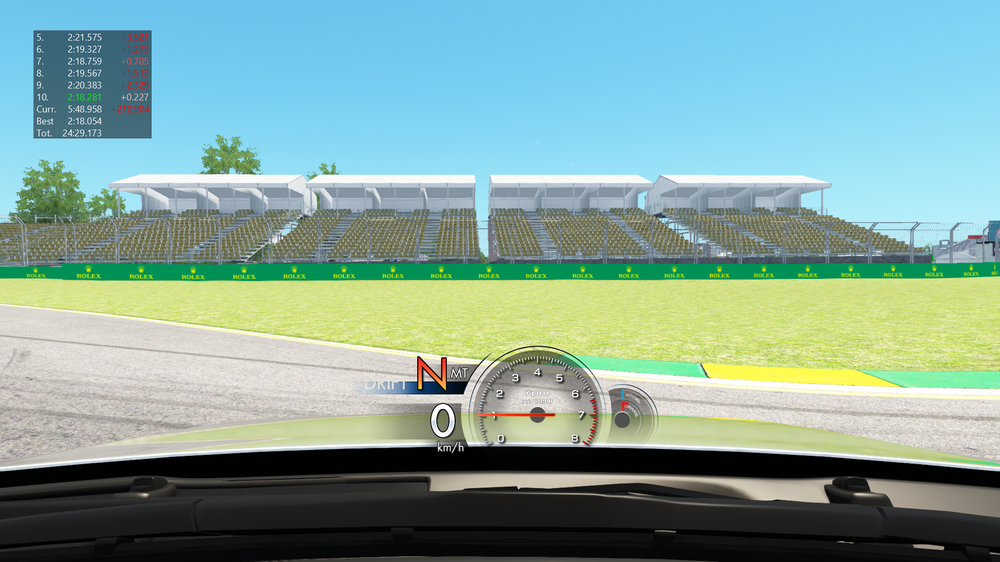
#> input picture images/pat_albertpark1.png, 1000 x 562 px, shrunk from 1920 x 1080 before the run; its folder holds only this picture in this run
$ python -i timesaver.py   (imports and definitions only)
#> lines starting #> are read from the running program, lines starting #| are printed output that depends on the picture
#> further down, picture is the input picture: PIL image 1000x562 RGBA; mean R, G, B, A 131.7, 164.9, 156.5, 255
"""
Assetto Corsa Time Saver File
Created by Ukato
"""

import json
import os
from datetime import datetime

from PIL import Image, ImageFilter
from pytesseract import pytesseract


def get_time(img: Image) -> str | None:
    """
    Retrieves best track time from an image
    This function will return the time in string format to be stored
    If tesseract fails to recognise the time or if the image is not valid, this will return None

    :param img: Image to retrieve the time from
    :return: The best time in string format, None if it fails to do so
    """
    # Tesseract Custom Configuration
    custom_config = r'--oem 3 --psm 6'
    # oem 3 for more processing power, psm 6 for "assume a single uniform block of vertically aligned text of variable
    # sizes."

    # Define the dictionary and make tesseract expect to identify these words (1 means yes you should expect it)
    my_dict = {
        'Best': 1
    }
    custom_config += f" --user-words {','.join(my_dict.keys())}"
    custom_config += f" --user-patterns {','.join(my_dict.keys())}"

    # Locate engine, absolute path for now
    pytesseract.tesseract_cmd = r'C:\Users\junis\AppData\Local\Tesseract-OCR\tesseract.exe'

    # dimensions
    width, height = img.size
#> width = 1000; height = 562

    # Origin (0,0) is at the top left of the image
    # Top left coordinates of the image
    left = 0
    upper = 0
    # bottom right coordinates of the image
    right = width // 5
#> right = 200
    lower = height // 2.5
#> lower = 224

    cropped_image = img.crop((left, upper, right, lower))
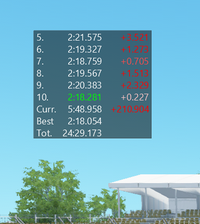
#> cropped_image: PIL image 200x224 RGBA; mean R, G, B, A 114.3, 172, 188.6, 255

    # Image Processing:
    edited_image = cropped_image.convert("L")  # Convert to greyscale
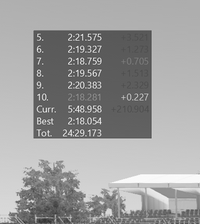
#> edited_image: PIL image 200x224 L; min 47, max 255, mean 156.6
    edited_image = edited_image.filter(ImageFilter.FIND_EDGES())  # Find Edges
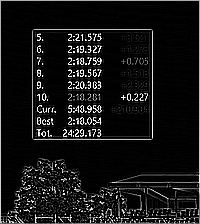
#> edited_image: PIL image 200x224 L; min 0, max 255, mean 21.1
    edited_image = edited_image.filter(ImageFilter.GaussianBlur(radius=0.5))  # Smooth out edges by blurring slightly
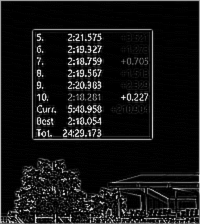
#> edited_image: PIL image 200x224 L; min 0, max 240, mean 21.1

    # Get Text Detected in image
#> (the run stopped early here; a loop or call above may not have finished)

$ run again, on images/pat_albertpark2.png
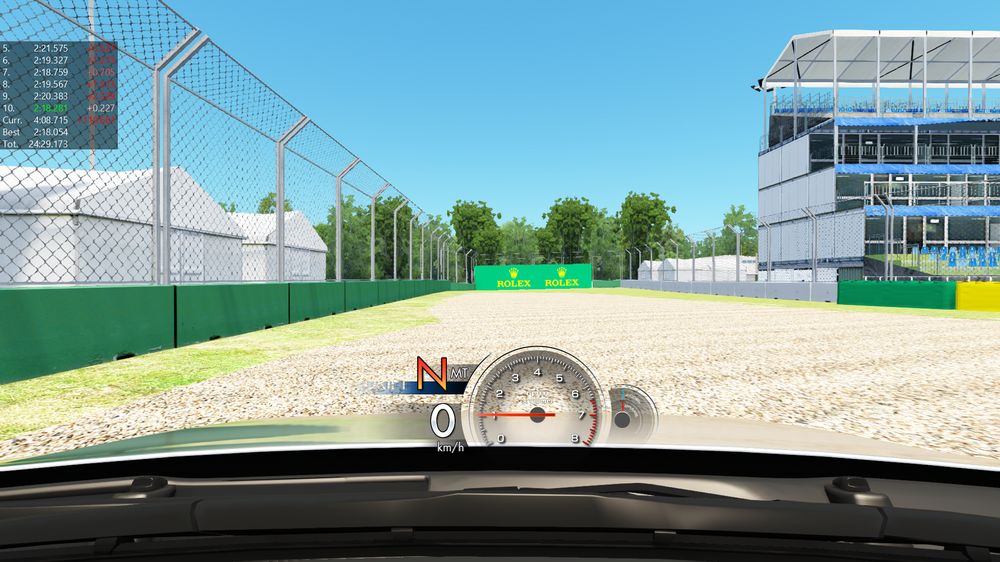
#> input picture images/pat_albertpark2.png, 1000 x 562 px, shrunk from 1920 x 1080 before the run
#> picture is the input picture: PIL image 1000x562 RGBA; mean R, G, B, A 127.6, 156.8, 156.1, 255
#> in get_time, `cropped_image = img.crop((left, upper, right, lower))`:
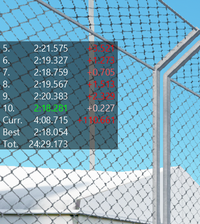
#> cropped_image: PIL image 200x224 RGBA; mean R, G, B, A 126.3, 167.1, 185.6, 255
#> in get_time, `edited_image = edited_image.filter(ImageFilter.GaussianBlur(radius=0.5))`:
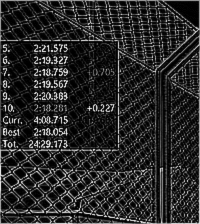
#> edited_image: PIL image 200x224 L; min 0, max 240, mean 42.9
